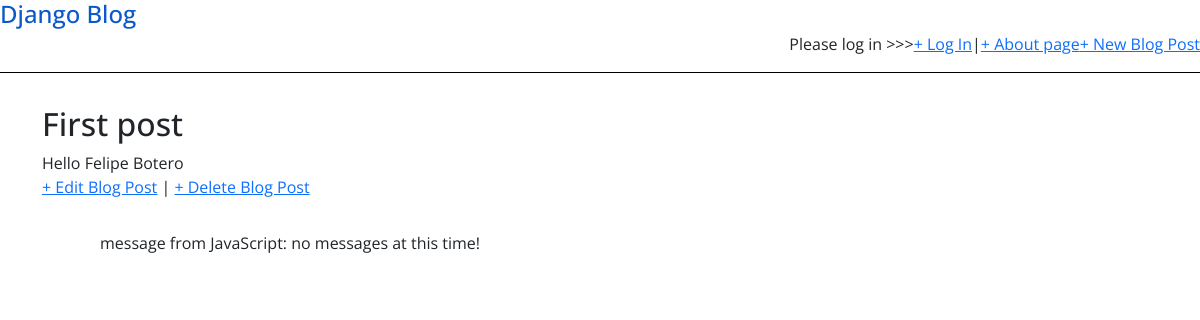
/post/1/, run on an earlier commit of the app's database.
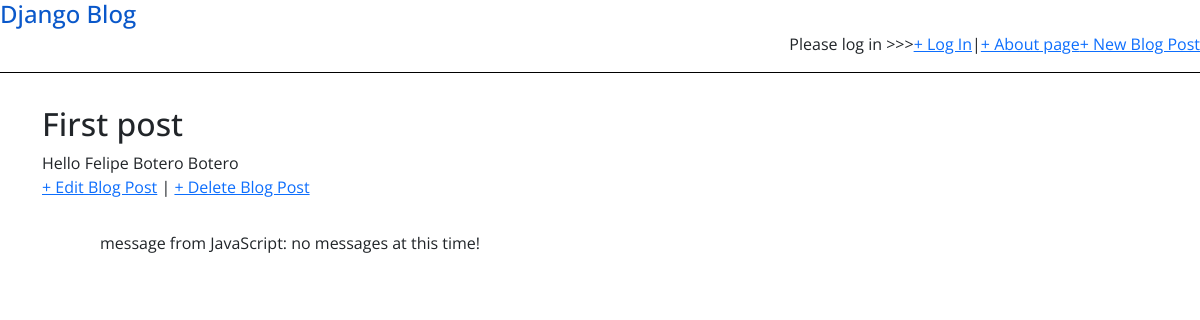
And on a later commit of the database.
### blog/models.py (models this page shows, shortened)
class Posts(models.Model):
    title = models.CharField(max_length=200)
    author = models.ForeignKey('auth.User', on_delete=models.CASCADE)
    body = models.TextField()

### blog/views.py (the view)
# urls.py: path('post/<int:pk>/', BlogDetailView.as_view(), name='post_detail'),
class BlogDetailView(DetailView):
    model = Posts
    template_name = "post_detail.html"

### templates/post_detail.html
{% extends 'base.html' %}
{% block content %}
<div class="post-entry container">
        <h2>{{ posts.title }}</h2>
        <p>{{ posts.body  }}</p>
        <a href="{% url 'post_edit' posts.pk %}">+ Edit Blog Post</a> |
        <a href="{% url 'post_delete' posts.pk %}">+ Delete Blog Post</a>
    </div>
{% endblock content %}

What changed in the data, as far as the page shows it:
changed Posts "First post": body "Hello Felipe Botero" → "Hello Felipe Botero Botero"
